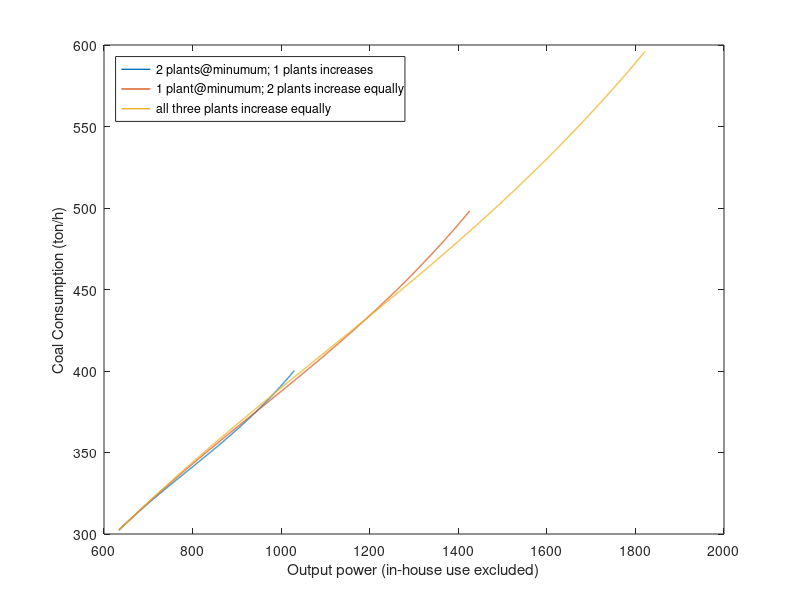
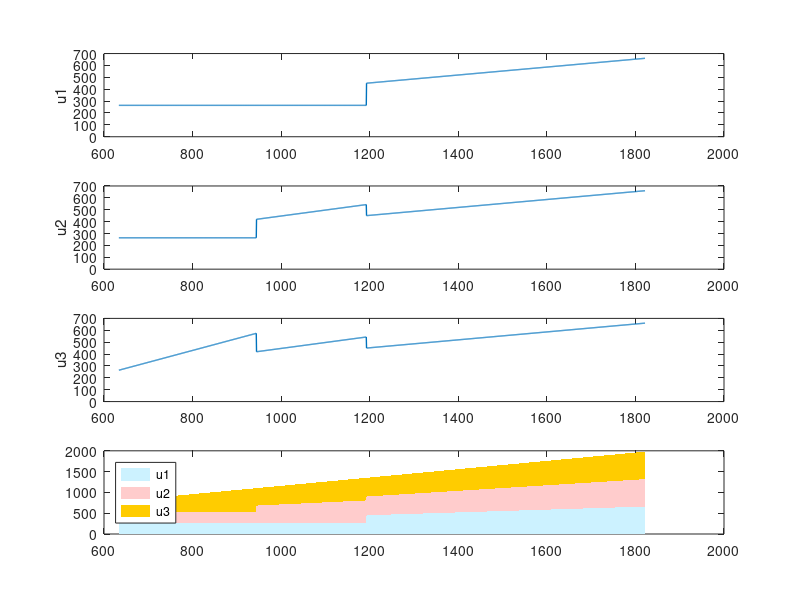

Write MATLAB code to recreate these figures, in order.
clear
close all
clc
format compact

coal_nameplate = 660; % [MW]


%% One unit
% dx = 200;
% u_coal_unit = linspace(0.4,1,dx) * coal_nameplate;
% v_coal_unit = u_coal_unit-0.08*coal_nameplate;
% f_coal_unit = (266*linspace(0.4,1,dx).^2 -507*linspace(0.4,1,dx) + 542).*linspace(0.4,1,dx)*coal_nameplate/1e3; % [ton/h]
% 
% v = v_coal_unit;
% f = f_coal_unit;
% 
% figure(1); clf; hold on; box on;
% plot(v, f, 'linewidth', 1);
% % plot(x([1,end]), y([1,end]), '--', 'color', [0.7 0.7 0.7])
% xlabel('Output power (in-house use excluded)');
% ylabel('Coal Consumption (ton/h)');


%% Two units 
% dx = 1000; % 0.115275 sec
% u_coal_unit = linspace(0.4,1,dx) * coal_nameplate;
% v_coal_unit = u_coal_unit-0.08*coal_nameplate;
% f_coal_unit = (266*linspace(0.4,1,dx).^2 -507*linspace(0.4,1,dx) + 542).*linspace(0.4,1,dx)*coal_nameplate/1e3; % [ton/h]
% u_min = min(u_coal_unit)*ones(1,dx);
% v_min = min(v_coal_unit)*ones(1,dx);
% f_min = min(f_coal_unit)*ones(1,dx);
% 
% % ==============================
% u1a = u_min;
% v1a = v_min;
% f1a = f_min;
% u2a = u_coal_unit;
% v2a = v_coal_unit;
% f2a = f_coal_unit;
% ua = u1a + u2a;
% va = v1a + v2a;
% fa = f1a + f2a;
% 
% u1b = u_coal_unit;
% v1b = v_coal_unit;
% f1b = f_coal_unit;
% u2b = u_coal_unit;
% v2b = v_coal_unit;
% f2b = f_coal_unit;
% ub = u1b + u2b;
% vb = v1b + v2b;
% fb = f1b + f2b;
% 
% figure(2); clf; hold on; box on;
% plot(va, fa, 'linewidth', 1);
% plot(vb, fb, 'linewidth', 1);
% xlabel('Output power (in-house use excluded)');
% ylabel('Coal Consumption (ton/h)');
% legend('u1@minumum; u2 increases', 'u1 & u2 increase equally');
% set(legend, 'location', 'northwest');
% 
% % ==============================
% u1a_extended = interp1(va, u1a, vb);
% u2a_extended = interp1(va, u2a, vb);
% v1a_extended = interp1(va, v1a, vb);
% v2a_extended = interp1(va, v2a, vb);
% fa_extended = interp1(va, fa, vb);
% f = [fa_extended; fb];
% [value, id_row] = min(f);
% 
% id_col = 1:length(id_row);
% id = sub2ind([2,dx], id_row, id_col);
% 
% u1 = [u1a_extended; u1b];
% u2 = [u2a_extended; u2b];
% v1 = [v1a_extended; v1b];
% v2 = [v2a_extended; v2b];
% opt_f = value;
% opt_u1 = u1(id);
% opt_u2 = u2(id);
% opt_v1 = v1(id);
% opt_v2 = v2(id);
% v_unique = vb;
% 
% % save('TwoUnitsClean', ...
% %      'v_unique', 'opt_f', ...
% %      'opt_u1', 'opt_u2', ...
% %      'opt_v1', 'opt_v2', ...
% %      'dx');
% 
% % ==========
% figure(21); clf;
% subplot(3,1,1);
% plot(vb, opt_u1); hold on;
% ylim([0 700]);
% ylabel('u1');
% 
% subplot(3,1,2);
% plot(vb, opt_u2); hold on;
% ylim([0 700]);
% ylabel('u2');
% 
% subplot(3,1,3);
% ha = area(vb, [opt_u1; opt_u2]');
% set(ha(1), 'facec', [0.8 0.95 1], 'edgecolor', 'none');
% set(ha(2), 'facec', [1 0.8 0.8], 'edgecolor', 'none');
% legend('u1', 'u2');
% set(legend, 'location', 'northwest');


%% Three units;
dx = 2000; % 0.115979 sec
u_coal_unit = linspace(0.4,1,dx) * coal_nameplate;
v_coal_unit = u_coal_unit-0.08*coal_nameplate;
f_coal_unit = (266*linspace(0.4,1,dx).^2 -507*linspace(0.4,1,dx) + 542).*linspace(0.4,1,dx)*coal_nameplate/1e3; % [ton/h]
u_min = min(u_coal_unit)*ones(1,dx);
v_min = min(v_coal_unit)*ones(1,dx);
f_min = min(f_coal_unit)*ones(1,dx);

% ==============================
u1a = u_min;
v1a = v_min;
f1a = f_min;
u2a = u_min;
v2a = v_min;
f2a = f_min;
u3a = u_coal_unit;
v3a = v_coal_unit;
f3a = f_coal_unit;
ua = u1a + u2a + u3a;
va = v1a + v2a + v3a;
fa = f1a + f2a + f3a;

u1b = u_min;
v1b = v_min;
f1b = f_min;
u2b = u_coal_unit;
v2b = v_coal_unit;
f2b = f_coal_unit;
u3b = u_coal_unit;
v3b = v_coal_unit;
f3b = f_coal_unit;
ub = u1b + u2b + u3b;
vb = v1b + v2b + v3b;
fb = f1b + f2b + f3b;

u1c = u_coal_unit;
v1c = v_coal_unit;
f1c = f_coal_unit;
u2c = u_coal_unit;
v2c = v_coal_unit;
f2c = f_coal_unit;
u3c = u_coal_unit;
v3c = v_coal_unit;
f3c = f_coal_unit;
uc = u1c + u2c + u3c;
vc = v1c + v2c + v3c;
fc = f1c + f2c + f3c;

figure(3); clf; hold on; box on;
plot(va, fa, 'linewidth', 1);
plot(vb, fb, 'linewidth', 1);
plot(vc, fc, 'linewidth', 1);
xlabel('Output power (in-house use excluded)');
ylabel('Coal Consumption (ton/h)');
legend('2 plants@minumum; 1 plants increases', '1 plant@minumum; 2 plants increase equally', 'all three plants increase equally');
set(legend, 'location', 'northwest');

% ==============================
u1a_extended = interp1(va, u1a, vc);
u2a_extended = interp1(va, u2a, vc);
u3a_extended = interp1(va, u3a, vc);
v1a_extended = interp1(va, v1a, vc);
v2a_extended = interp1(va, v2a, vc);
v3a_extended = interp1(va, v3a, vc);
fa_extended = interp1(va, fa, vc);

u1b_extended = interp1(vb, u1b, vc);
u2b_extended = interp1(vb, u2b, vc);
u3b_extended = interp1(vb, u3b, vc);
v1b_extended = interp1(vb, v1b, vc);
v2b_extended = interp1(vb, v2b, vc);
v3b_extended = interp1(vb, v3b, vc);
fb_extended = interp1(vb, fb, vc);

f = [fa_extended; fb_extended; fc];
[value, id_row] = min(f);

id_col = 1:length(id_row);
id = sub2ind([3,dx], id_row, id_col);

u1 = [u1a_extended; u1b_extended; u1c];
u2 = [u2a_extended; u2b_extended; u2c];
u3 = [u3a_extended; u3b_extended; u3c];
v1 = [v1a_extended; v1b_extended; v1c];
v2 = [v2a_extended; v2b_extended; v2c];
v3 = [v3a_extended; v3b_extended; v3c];
opt_f = value;
opt_u1 = u1(id);
opt_u2 = u2(id);
opt_u3 = u3(id);
opt_v1 = v1(id);
opt_v2 = v2(id);
opt_v3 = v3(id);

v_unique = vc;

% save('ThreeUnitsClean', ...
%      'v_unique', 'opt_f', ...
%      'opt_u1', 'opt_u2', 'opt_u3', ...
%      'opt_v1', 'opt_v2', 'opt_v3', ...
%      'dx');

% ==========
figure(31); clf;
set(gcf, 'units', 'inch', 'pos', [13.4375    0.7500    3.16*1.75    5.35*1.75]);

subplot(4,1,1);
plot(vc, opt_u1, 'linewidth', 1); hold on;
ylim([0 700]);
ylabel('u1');

subplot(4,1,2);
plot(vc, opt_u2, 'linewidth', 1); hold on;
ylim([0 700]);
ylabel('u2');

subplot(4,1,3);
plot(vc, opt_u3, 'linewidth', 1); hold on;
ylim([0 700]);
ylabel('u3');

subplot(4,1,4);
ha = area(vc, [opt_u1; opt_u2; opt_u3]', 'edgecolor', 'none');
set(ha(1), 'facec', [0.8 0.95 1], 'edgecolor', 'none');
set(ha(2), 'facec', [1 0.8 0.8], 'edgecolor', 'none');
set(ha(3), 'facec', [1 0.8 0], 'edgecolor', 'none');
legend('u1', 'u2', 'u3');
set(legend, 'location', 'northwest');


%% Four units
% dx = 4000; % 0.132656 sec
% u_coal_unit = linspace(0.4,1,dx) * coal_nameplate;
% v_coal_unit = u_coal_unit-0.08*coal_nameplate;
% f_coal_unit = (266*linspace(0.4,1,dx).^2 -507*linspace(0.4,1,dx) + 542).*linspace(0.4,1,dx)*coal_nameplate/1e3; % [ton/h]
% u_min = min(u_coal_unit)*ones(1,dx);
% v_min = min(v_coal_unit)*ones(1,dx);
% f_min = min(f_coal_unit)*ones(1,dx);
% 
% % ==============================
% u1a = u_min;
% v1a = v_min;
% f1a = f_min;
% u2a = u_min;
% v2a = v_min;
% f2a = f_min;
% u3a = u_min;
% v3a = v_min;
% f3a = f_min;
% u4a = u_coal_unit;
% v4a = v_coal_unit;
% f4a = f_coal_unit;
% ua = u1a + u2a + u3a + u4a;
% va = v1a + v2a + v3a + v4a;
% fa = f1a + f2a + f3a + f4a;
% 
% u1b = u_min;
% v1b = v_min;
% f1b = f_min;
% u2b = u_min;
% v2b = v_min;
% f2b = f_min;
% u3b = u_coal_unit;
% v3b = v_coal_unit;
% f3b = f_coal_unit;
% u4b = u_coal_unit;
% v4b = v_coal_unit;
% f4b = f_coal_unit;
% ub = u1b + u2b + u3b + u4b;
% vb = v1b + v2b + v3b + v4b;
% fb = f1b + f2b + f3b + f4b;
% 
% u1c = u_min;
% v1c = v_min;
% f1c = f_min;
% u2c = u_coal_unit;
% v2c = v_coal_unit;
% f2c = f_coal_unit;
% u3c = u_coal_unit;
% v3c = v_coal_unit;
% f3c = f_coal_unit;
% u4c = u_coal_unit;
% v4c = v_coal_unit;
% f4c = f_coal_unit;
% uc = u1c + u2c + u3c + u4c;
% vc = v1c + v2c + v3c + v4c;
% fc = f1c + f2c + f3c + f4c;
% 
% u1d = u_coal_unit;
% v1d = v_coal_unit;
% f1d = f_coal_unit;
% u2d = u_coal_unit;
% v2d = v_coal_unit;
% f2d = f_coal_unit;
% u3d = u_coal_unit;
% v3d = v_coal_unit;
% f3d = f_coal_unit;
% u4d = u_coal_unit;
% v4d = v_coal_unit;
% f4d = f_coal_unit;
% ud = u1d + u2d + u3d + u4d;
% vd = v1d + v2d + v3d + v4d;
% fd = f1d + f2d + f3d + f4d;
% 
% figure(4); clf; hold on; box on;
% plot(va, fa, 'linewidth', 1);
% plot(vb, fb, 'linewidth', 1);
% plot(vc, fc, 'linewidth', 1);
% plot(vd, fd, 'linewidth', 1);
% xlabel('Output power (in-house use excluded)');
% ylabel('Coal Consumption (ton/h)');
% legend('3 plants @ minumum; 1 plant increases', '2 plant2 @ minumum; 2 plants increase equally', '1 plant @ minumum; 3 plants increase equally', 'all three plants increase equally');
% set(legend, 'location', 'northwest');
% 
% % ==============================
% u1a_extended = interp1(va, u1a, vd);
% u2a_extended = interp1(va, u2a, vd);
% u3a_extended = interp1(va, u3a, vd);
% u4a_extended = interp1(va, u4a, vd);
% v1a_extended = interp1(va, v1a, vd);
% v2a_extended = interp1(va, v2a, vd);
% v3a_extended = interp1(va, v3a, vd);
% v4a_extended = interp1(va, v4a, vd);
% fa_extended = interp1(va, fa, vd);
% 
% u1b_extended = interp1(vb, u1b, vd);
% u2b_extended = interp1(vb, u2b, vd);
% u3b_extended = interp1(vb, u3b, vd);
% u4b_extended = interp1(vb, u4b, vd);
% v1b_extended = interp1(vb, v1b, vd);
% v2b_extended = interp1(vb, v2b, vd);
% v3b_extended = interp1(vb, v3b, vd);
% v4b_extended = interp1(vb, v4b, vd);
% fb_extended = interp1(vb, fb, vd);
% 
% u1c_extended = interp1(vc, u1c, vd);
% u2c_extended = interp1(vc, u2c, vd);
% u3c_extended = interp1(vc, u3c, vd);
% u4c_extended = interp1(vc, u4c, vd);
% v1c_extended = interp1(vc, v1c, vd);
% v2c_extended = interp1(vc, v2c, vd);
% v3c_extended = interp1(vc, v3c, vd);
% v4c_extended = interp1(vc, v4c, vd);
% fc_extended = interp1(vc, fc, vd);
% 
% f = [fa_extended; fb_extended; fc_extended; fd];
% [value, id_row] = min(f);
% 
% id_col = 1:length(id_row);
% id = sub2ind([4,dx], id_row, id_col);
% 
% u1 = [u1a_extended; u1b_extended; u1c_extended; u1d];
% u2 = [u2a_extended; u2b_extended; u2c_extended; u2d];
% u3 = [u3a_extended; u3b_extended; u3c_extended; u3d];
% u4 = [u4a_extended; u4b_extended; u4c_extended; u4d];
% v1 = [v1a_extended; v1b_extended; v1c_extended; v1d];
% v2 = [v2a_extended; v2b_extended; v2c_extended; v2d];
% v3 = [v3a_extended; v3b_extended; v3c_extended; v3d];
% v4 = [v4a_extended; v4b_extended; v4c_extended; v4d];
% opt_f = value;
% opt_u1 = u1(id);
% opt_u2 = u2(id);
% opt_u3 = u3(id);
% opt_u4 = u4(id);
% opt_v1 = v1(id);
% opt_v2 = v2(id);
% opt_v3 = v3(id);
% opt_v4 = v4(id);
% 
% v_unique = vd;
% 
% % save('FourUnitsClean', ...
% %      'v_unique', 'opt_f', ...
% %      'opt_u1', 'opt_u2', 'opt_u3', 'opt_u4', ...
% %      'opt_v1', 'opt_v2', 'opt_v3', 'opt_v4', ...
% %      'dx');
% 
% % ==========
% figure(41); clf;
% subplot(5,1,1);
% plot(vd, opt_u1, 'linewidth', 1); hold on;
% ylim([0 700]);
% ylabel('u1');
% 
% subplot(5,1,2);
% plot(vd, opt_u2, 'linewidth', 1); hold on;
% ylim([0 700]);
% ylabel('u2');
% 
% subplot(5,1,3);
% plot(vd, opt_u3, 'linewidth', 1); hold on;
% ylim([0 700]);
% ylabel('u3');
% 
% subplot(5,1,4);
% plot(vd, opt_u4, 'linewidth', 1); hold on;
% ylim([0 700]);
% ylabel('u4');
% 
% subplot(5,1,5);
% ha = area(vd, [opt_u1; opt_u2; opt_u3; opt_u4]', 'edgecolor', 'none');
% set(ha(1), 'facec', [0.8 0.95 1], 'edgecolor', 'none');
% set(ha(2), 'facec', [1 0.8 0.8], 'edgecolor', 'none');
% set(ha(3), 'facec', [1 0.8 0], 'edgecolor', 'none');
% legend('u1', 'u2', 'u3', 'u4');
% set(legend, 'location', 'northwest');


%% Five units
% dx = 6000; % 0.138804 sec
% u_coal_unit = linspace(0.4,1,dx) * coal_nameplate;
% v_coal_unit = u_coal_unit-0.08*coal_nameplate;
% f_coal_unit = (266*linspace(0.4,1,dx).^2 -507*linspace(0.4,1,dx) + 542).*linspace(0.4,1,dx)*coal_nameplate/1e3; % [ton/h]
% u_min = min(u_coal_unit)*ones(1,dx);
% v_min = min(v_coal_unit)*ones(1,dx);
% f_min = min(f_coal_unit)*ones(1,dx);
% 
% % ==============================
% u1a = u_min;
% v1a = v_min;
% f1a = f_min;
% u2a = u_min;
% v2a = v_min;
% f2a = f_min;
% u3a = u_min;
% v3a = v_min;
% f3a = f_min;
% u4a = u_min;
% v4a = v_min;
% f4a = f_min;
% u5a = u_coal_unit;
% v5a = v_coal_unit;
% f5a = f_coal_unit;
% ua = u1a + u2a + u3a + u4a + u5a;
% va = v1a + v2a + v3a + v4a + v5a;
% fa = f1a + f2a + f3a + f4a + f5a;
% 
% u1b = u_min;
% v1b = v_min;
% f1b = f_min;
% u2b = u_min;
% v2b = v_min;
% f2b = f_min;
% u3b = u_min;
% v3b = v_min;
% f3b = f_min;
% u4b = u_coal_unit;
% v4b = v_coal_unit;
% f4b = f_coal_unit;
% u5b = u_coal_unit;
% v5b = v_coal_unit;
% f5b = f_coal_unit;
% ub = u1b + u2b + u3b + u4b + u5b;
% vb = v1b + v2b + v3b + v4b + v5b;
% fb = f1b + f2b + f3b + f4b + f5b;
% 
% u1c = u_min;
% v1c = v_min;
% f1c = f_min;
% u2c = u_min;
% v2c = v_min;
% f2c = f_min;
% u3c = u_coal_unit;
% v3c = v_coal_unit;
% f3c = f_coal_unit;
% u4c = u_coal_unit;
% v4c = v_coal_unit;
% f4c = f_coal_unit;
% u5c = u_coal_unit;
% v5c = v_coal_unit;
% f5c = f_coal_unit;
% uc = u1c + u2c + u3c + u4c + u5c;
% vc = v1c + v2c + v3c + v4c + v5c;
% fc = f1c + f2c + f3c + f4c + f5c;
% 
% u1d = u_min;
% v1d = v_min;
% f1d = f_min;
% u2d = u_coal_unit;
% v2d = v_coal_unit;
% f2d = f_coal_unit;
% u3d = u_coal_unit;
% v3d = v_coal_unit;
% f3d = f_coal_unit;
% u4d = u_coal_unit;
% v4d = v_coal_unit;
% f4d = f_coal_unit;
% u5d = u_coal_unit;
% v5d = v_coal_unit;
% f5d = f_coal_unit;
% ud = u1d + u2d + u3d + u4d + u5d;
% vd = v1d + v2d + v3d + v4d + v5d;
% fd = f1d + f2d + f3d + f4d + f5d;
% 
% u1e = u_coal_unit;
% v1e = v_coal_unit;
% f1e = f_coal_unit;
% u2e = u_coal_unit;
% v2e = v_coal_unit;
% f2e = f_coal_unit;
% u3e = u_coal_unit;
% v3e = v_coal_unit;
% f3e = f_coal_unit;
% u4e = u_coal_unit;
% v4e = v_coal_unit;
% f4e = f_coal_unit;
% u5e = u_coal_unit;
% v5e = v_coal_unit;
% f5e = f_coal_unit;
% ue = u1e + u2e + u3e + u4e + u5e;
% ve = v1e + v2e + v3e + v4e + v5e;
% fe = f1e + f2e + f3e + f4e + f5e;
% 
% figure(5); clf; hold on; box on;
% plot(va, fa, 'linewidth', 1);
% plot(vb, fb, 'linewidth', 1);
% plot(vc, fc, 'linewidth', 1);
% plot(vd, fd, 'linewidth', 1);
% plot(ve, fe, 'linewidth', 1);
% xlabel('Output power (in-house use excluded)');
% ylabel('Coal Consumption (ton/h)');
% legend('4 plants @ minumum; 1 plant increases', '3 plants @ minumum; 1 plant increases', '2 plant2 @ minumum; 2 plants increase equally', '1 plant @ minumum; 3 plants increase equally', 'all three plants increase equally');
% set(legend, 'location', 'southeast');
% 
% % ==============================
% u1a_extended = interp1(va, u1a, ve);
% u2a_extended = interp1(va, u2a, ve);
% u3a_extended = interp1(va, u3a, ve);
% u4a_extended = interp1(va, u4a, ve);
% u5a_extended = interp1(va, u5a, ve);
% v1a_extended = interp1(va, v1a, ve);
% v2a_extended = interp1(va, v2a, ve);
% v3a_extended = interp1(va, v3a, ve);
% v4a_extended = interp1(va, v4a, ve);
% v5a_extended = interp1(va, v5a, ve);
% fa_extended = interp1(va, fa, ve);
% 
% u1b_extended = interp1(vb, u1b, ve);
% u2b_extended = interp1(vb, u2b, ve);
% u3b_extended = interp1(vb, u3b, ve);
% u4b_extended = interp1(vb, u4b, ve);
% u5b_extended = interp1(vb, u5b, ve);
% v1b_extended = interp1(vb, v1b, ve);
% v2b_extended = interp1(vb, v2b, ve);
% v3b_extended = interp1(vb, v3b, ve);
% v4b_extended = interp1(vb, v4b, ve);
% v5b_extended = interp1(vb, v5b, ve);
% fb_extended = interp1(vb, fb, ve);
% 
% u1c_extended = interp1(vc, u1c, ve);
% u2c_extended = interp1(vc, u2c, ve);
% u3c_extended = interp1(vc, u3c, ve);
% u4c_extended = interp1(vc, u4c, ve);
% u5c_extended = interp1(vc, u5c, ve);
% v1c_extended = interp1(vc, v1c, ve);
% v2c_extended = interp1(vc, v2c, ve);
% v3c_extended = interp1(vc, v3c, ve);
% v4c_extended = interp1(vc, v4c, ve);
% v5c_extended = interp1(vc, v5c, ve);
% fc_extended = interp1(vc, fc, ve);
% 
% u1d_extended = interp1(vd, u1d, ve);
% u2d_extended = interp1(vd, u2d, ve);
% u3d_extended = interp1(vd, u3d, ve);
% u4d_extended = interp1(vd, u4d, ve);
% u5d_extended = interp1(vd, u5d, ve);
% v1d_extended = interp1(vd, v1d, ve);
% v2d_extended = interp1(vd, v2d, ve);
% v3d_extended = interp1(vd, v3d, ve);
% v4d_extended = interp1(vd, v4d, ve);
% v5d_extended = interp1(vd, v5d, ve);
% fd_extended = interp1(vd, fd, ve);
% 
% f = [fa_extended; fb_extended; fc_extended; fd_extended; fe];
% [value, id_row] = min(f);
% 
% id_col = 1:length(id_row);
% id = sub2ind([5,dx], id_row, id_col);
% 
% u1 = [u1a_extended; u1b_extended; u1c_extended; u1d_extended; u1e];
% u2 = [u2a_extended; u2b_extended; u2c_extended; u2d_extended; u2e];
% u3 = [u3a_extended; u3b_extended; u3c_extended; u3d_extended; u3e];
% u4 = [u4a_extended; u4b_extended; u4c_extended; u4d_extended; u4e];
% u5 = [u5a_extended; u5b_extended; u5c_extended; u5d_extended; u5e];
% v1 = [v1a_extended; v1b_extended; v1c_extended; v1d_extended; v1e];
% v2 = [v2a_extended; v2b_extended; v2c_extended; v2d_extended; v2e];
% v3 = [v3a_extended; v3b_extended; v3c_extended; v3d_extended; v3e];
% v4 = [v4a_extended; v4b_extended; v4c_extended; v4d_extended; v4e];
% v5 = [v5a_extended; v5b_extended; v5c_extended; v5d_extended; v5e];
% opt_f = value;
% opt_u1 = u1(id);
% opt_u2 = u2(id);
% opt_u3 = u3(id);
% opt_u4 = u4(id);
% opt_u5 = u5(id);
% opt_v1 = v1(id);
% opt_v2 = v2(id);
% opt_v3 = v3(id);
% opt_v4 = v4(id);
% opt_v5 = v5(id);
% 
% v_unique = ve;
% 
% % save('FiveUnitsClean', ...
% %      'v_unique', 'opt_f', ...
% %      'opt_u1', 'opt_u2', 'opt_u3', 'opt_u4', 'opt_u5', ...
% %      'opt_v1', 'opt_v2', 'opt_v3', 'opt_v4', 'opt_v5', ...
% %      'dx');
% 
% % ==========
% figure(51); clf;
% subplot(6,1,1);
% plot(ve, opt_u1, 'linewidth', 1); hold on;
% ylim([0 700]);
% ylabel('u1');
% 
% subplot(6,1,2);
% plot(ve, opt_u2, 'linewidth', 1); hold on;
% ylim([0 700]);
% ylabel('u2');
% 
% subplot(6,1,3);
% plot(ve, opt_u3, 'linewidth', 1); hold on;
% ylim([0 700]);
% ylabel('u3');
% 
% subplot(6,1,4);
% plot(ve, opt_u4, 'linewidth', 1); hold on;
% ylim([0 700]);
% ylabel('u4');
% 
% subplot(6,1,5);
% plot(ve, opt_u5, 'linewidth', 1); hold on;
% ylim([0 700]);
% ylabel('u5');
% 
% subplot(6,1,6);
% ha = area(ve, [opt_u1; opt_u2; opt_u3; opt_u4; opt_u5]', 'edgecolor', 'none');
% set(ha(1), 'facec', [0.8 0.95 1], 'edgecolor', 'none');
% set(ha(2), 'facec', [1 0.8 0.8], 'edgecolor', 'none');
% set(ha(3), 'facec', [1 0.8 0], 'edgecolor', 'none');
% set(ha(4), 'facec', [0.95 0.95 0], 'edgecolor', 'none');
% set(ha(5), 'facec', [0.5 1 0.5], 'edgecolor', 'none');
% legend('u1', 'u2', 'u3', 'u4', 'u5');
% set(legend, 'location', 'east');

